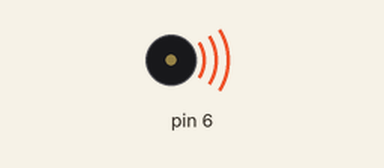
Recording of a sketch running on a simulated Arduino Uno, built with avr-gcc and run on an emulated ATmega328P. Parts: buzzer (waves = sounding). What the sketch prints to the serial monitor is not drawn.

Above: at 0.15 s.
Timing chart, 0 to 40.0 s (numbered marks = the images above):
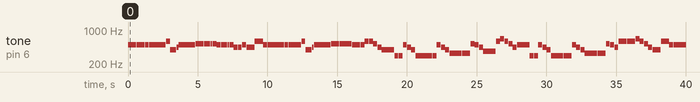

The sketch:

master.ino
```cpp
#include <math.h>

#define sizeOfIntervals (sizeof(interval)/sizeof(long))
#define sizeOfIntervalsBass (sizeof(intervalBass)/sizeof(long))


long interval[] = {0,96,192,384,480,576,768,864,960,1104,1152,1536,1632,1728,1872,1920,2016,2112,2208,2256,2304,2400,2496,2592,2688,2880,3072,3168,3264,3456,3552,3648,3840,3936,4032,4176,4224,4608,4704,4800,4944,4992,5088,5184,5280,5328,5376,5472,5568,5664,5760,6048,6144,6240,6336,6432,6528,6816,6864,6912,7008,7104,7200,7296,7584,7680,7776,7872,7968,8064,8352,8448,8544,8640,8736,8832,9120,9216,9312,9408,9504,9600,9888,9936,9984,10080,10176,10272,10368,10656,10752,10848,10944,11040,11136,11232,11328,11424,11520,11616,11712,11808,11904,12096,12288,12384,12480,12672,12768,12864,13056,13152,13248,13392,13440,13824,13920,14016,14160,14208,14304,14400,14496,14544,14592,14688,14784,14880,14976,15168,15360,15456,15552,15744,15840,15936,16128,16224,16320,16464,16512,16896,16992,17088,17232,17280,17376,17472,17568,17616,17664,17760,17856,17952,18048,18431};
int notes[] = {71,71,71,71,71,71,71,74,67,69,71,72,72,72,72,72,71,71,71,71,71,69,69,71,69,74,71,71,71,71,71,71,71,74,67,69,71,72,72,72,72,72,71,71,71,71,74,74,72,69,67,62,62,71,69,67,62,62,62,62,71,69,67,64,64,64,72,71,69,66,74,76,74,72,69,71,62,62,71,69,67,62,62,62,62,71,69,67,64,64,64,72,71,69,74,74,74,74,76,74,72,69,67,74,71,71,71,71,71,71,71,74,67,69,71,72,72,72,72,72,71,71,71,71,71,69,69,71,69,74,71,71,71,71,71,71,71,74,67,69,71,72,72,72,72,72,71,71,71,71,74,74,72,69,67};

long intervalBass[] = {0,384,768,1152,1536,1920,2304,2688,2880,3072,3456,3840,4224,4608,4992,5376,5760,6144,6528,6912,7296,7680,8064,8448,8832,9216,9600,9984,10368,10752,11136,11520,11904,12288,12672,13056,13440,13824,14208,14592,14976,15168,15360,15744,16128,16512,16896,17280,17664,18048,18431};
int notesBass[] = {55,55,55,47,48,47,49,50,54,55,55,55,47,48,47,54,55,50,50,50,48,48,54,54,55,50,50,50,48,48,54,54,55,55,55,55,47,48,47,49,50,54,55,55,55,47,48,47,54,55};

float BPM = 190;
double del = 60000/BPM / 100; //Converting BPM to milliseconds delay, reference http://www.sengpielaudio.com/calculator-bpmtempotime.htm

unsigned long time;

int noteToHz(int note){ //69 is C5
  float relativeNote = note-69;
  float freq = pow(2,(relativeNote/12))*440; //Convert note to frequency, reference https://newt.phys.unsw.edu.au/jw/notes.html
  return (int)freq;
}

void timedActionLoop(){
  static unsigned long previousTime = 0;
  unsigned long now = millis();

  bool play = false;
  int noteToPlay = 0;

  for(int i = 0; i<sizeOfIntervals-1; i++){
    if(now - previousTime >= interval[i]*del && now - previousTime < interval[i+1]*del - 20){ //20 milliseconds delay between notes
      noteToPlay = noteToHz(notes[i]);
      play = true;
    }
  }

  if(now - previousTime >= interval[sizeOfIntervals-1]*del){
    play = false;
  }

  if(play){
    tone(6, noteToPlay);
  }
  else{
    noTone(6);
  }
}
void timedActionBassLoop(){
  static unsigned long previousTimeBass = 0;
  unsigned long now = millis();

  bool play = false;
  int noteToPlay = 0;

  for(int i = 0; i<sizeOfIntervalsBass-1; i++){
    if(now - previousTimeBass >= intervalBass[i]*del && now - previousTimeBass < intervalBass[i+1]*del - 20){ //20 milliseconds delay between notes
      noteToPlay = noteToHz(notesBass[i]);
      play = true;
    }
  }

  if(now - previousTimeBass >= intervalBass[sizeOfIntervalsBass-1]*del){
    play = false;
  }

  if(play){
    Serial.println(noteToPlay);
  }
  else{
    Serial.println("-1"); //when slave reads -1, it will execute noTone();
  }
}

void setup() {
  Serial.begin(9600);
  while (! Serial);
}
void loop() {
  timedActionLoop(); //Primary
  timedActionBassLoop(); //Secondary
}
```

Measured:
- by itself, tone on pin 6: plays 493 Hz for 0.29 s, 493 Hz for 0.28 s, 493 Hz for 0.59 s, 493 Hz for 0.28 s, 493 Hz for 0.29 s, 493 Hz for 0.59 s … (107 notes in this stretch)
